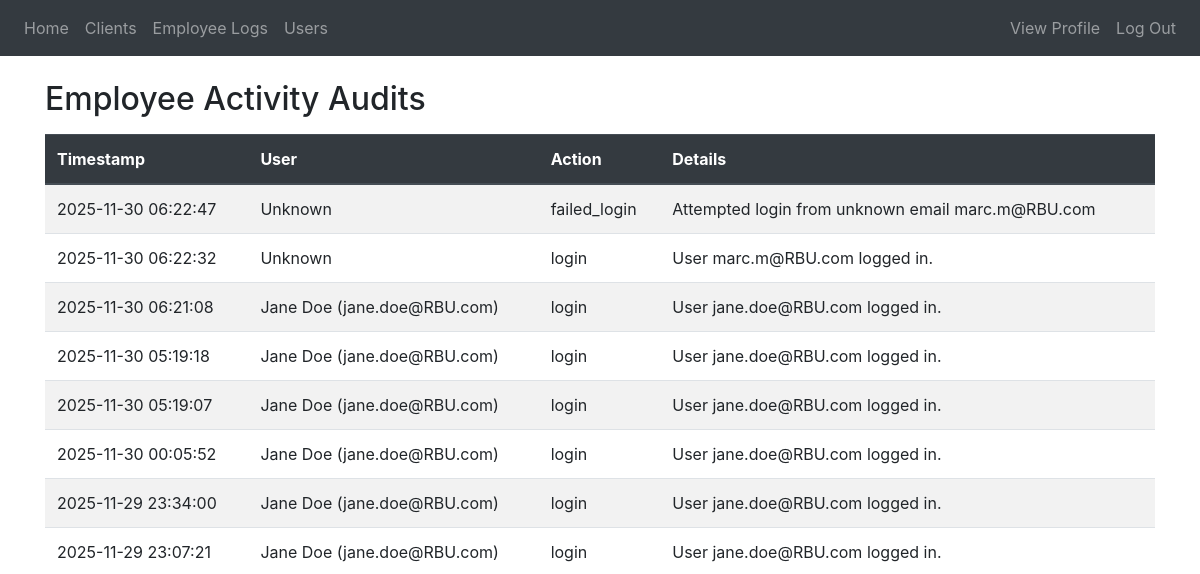
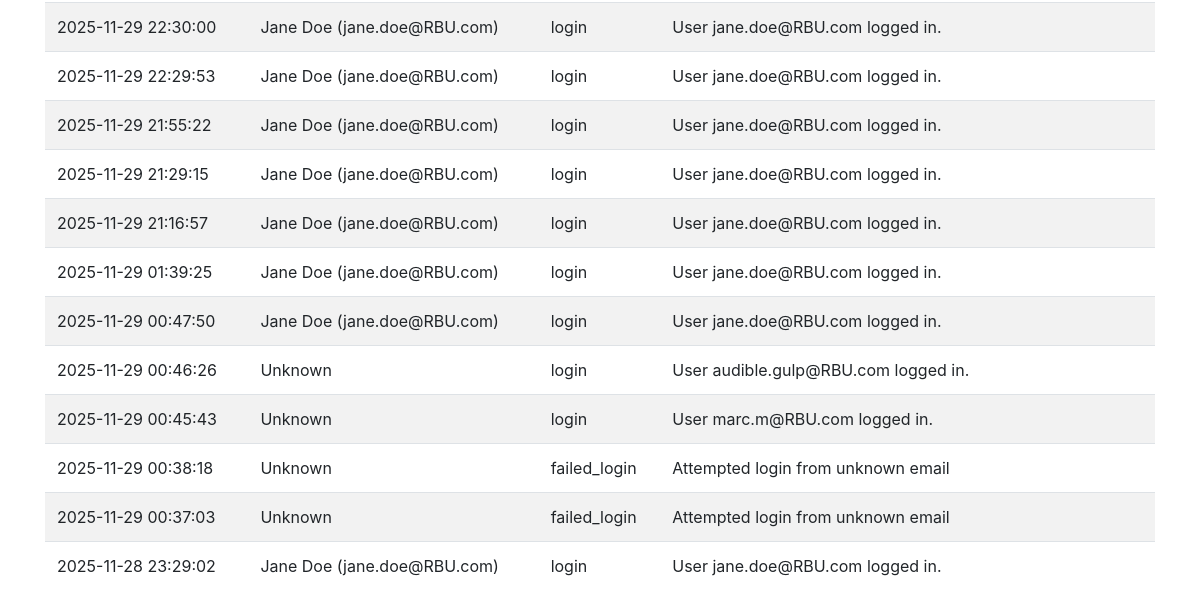
/logs (signed in), run on an earlier commit of the app's database (2 pictures, top to bottom).
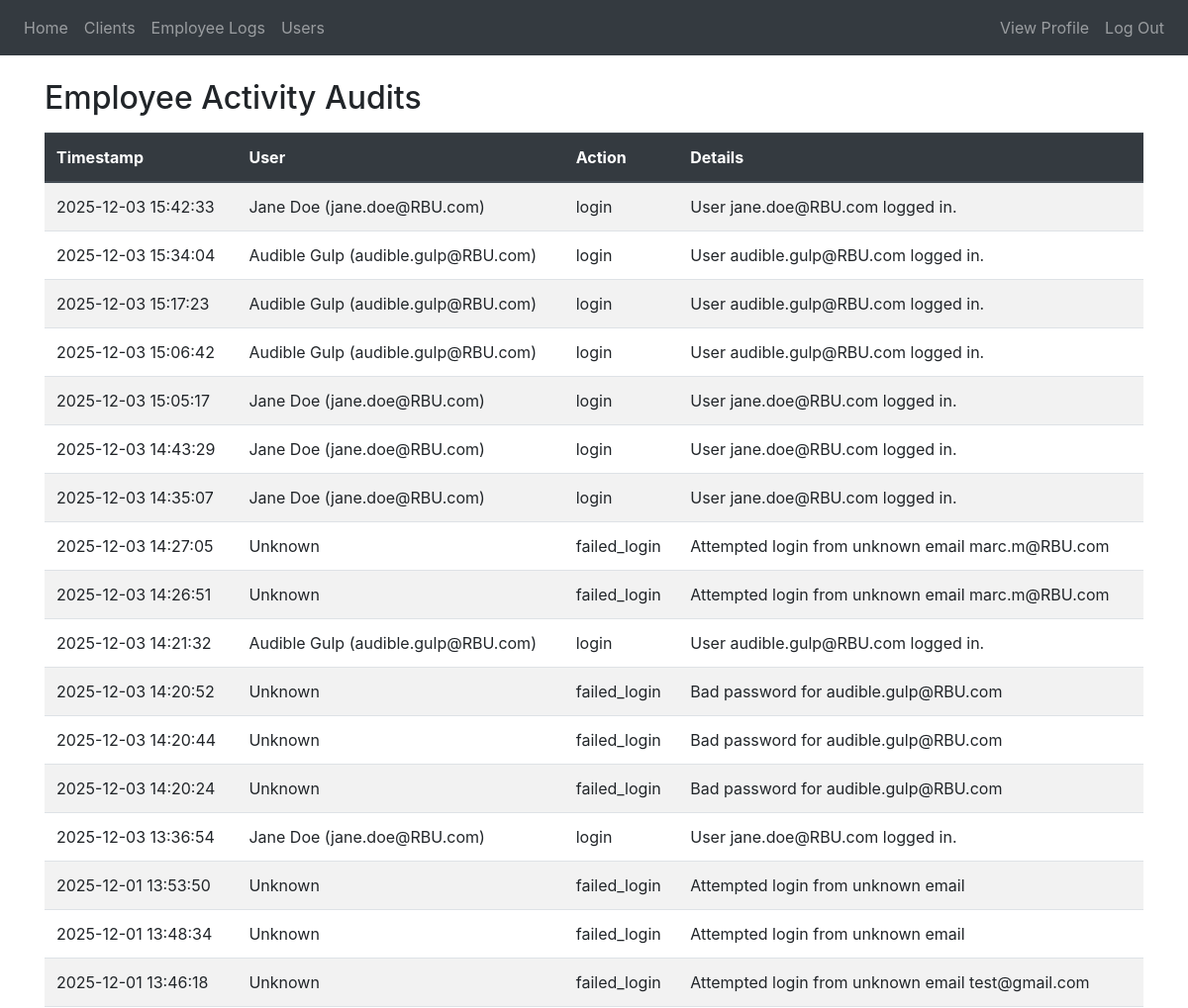
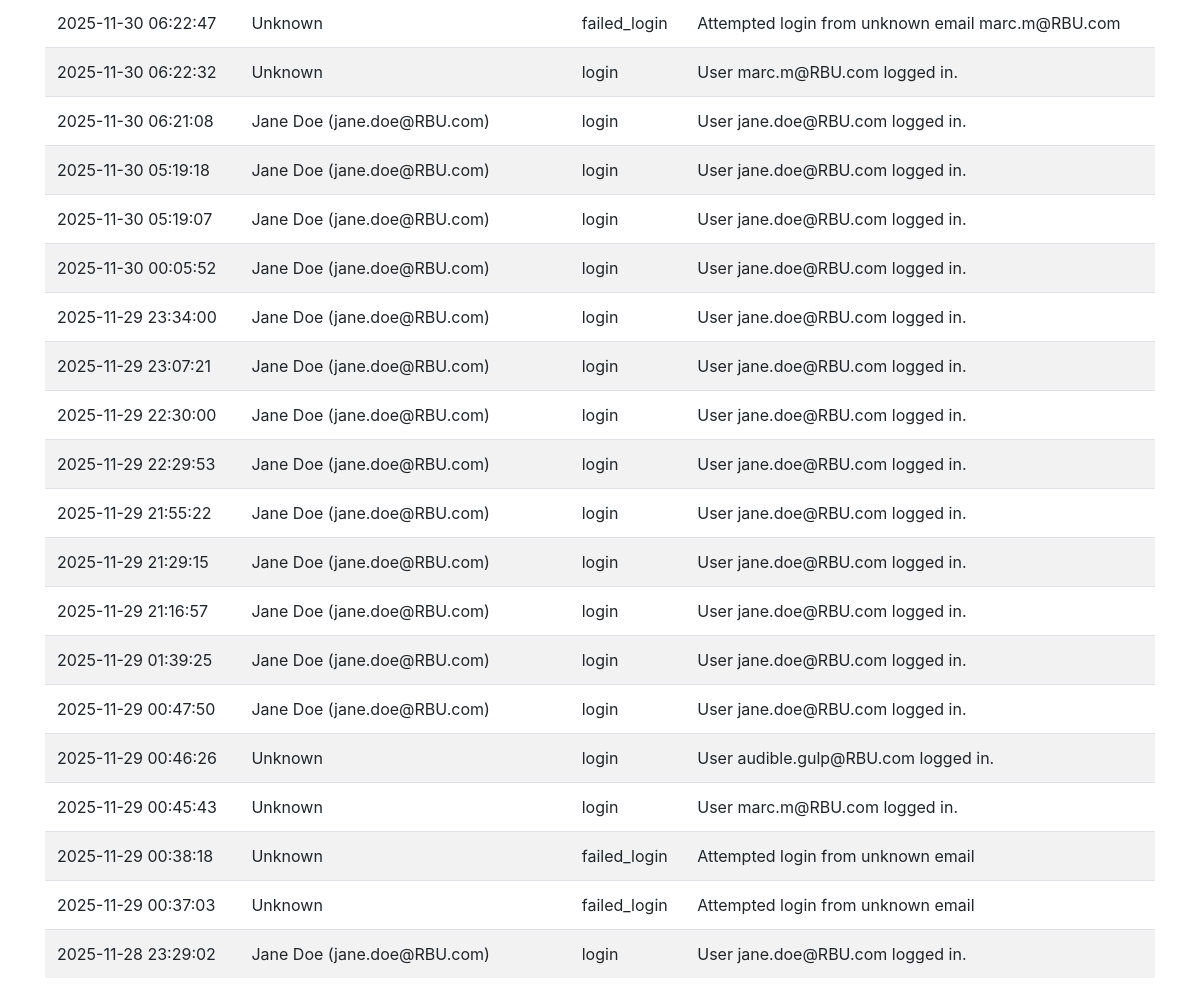
And on a later commit of the database (2 pictures, top to bottom).
### website/models.py (models this page shows)
class AuditLogging(db.Model):
    id = db.Column(db.Integer, primary_key=True)
    user_id = db.Column(db.Integer, db.ForeignKey('user.id'))   # specific user did what
    action = db.Column(db.String(100), nullable=False)          # tracks actions
    details = db.Column(db.Text)                                # additional info
    timestamp = db.Column(db.DateTime, default=datetime.utcnow) # when action happened
    user = db.relationship('User', backref='logs')

class User(db.Model, UserMixin): # roles: employee, admin, owner
    id = db.Column(db.Integer, primary_key=True)
    employee_id = db.Column(db.String(20), unique=True)
    email = db.Column(db.String(150), unique=True)
    password = db.Column(db.String(150), nullable=False)
    first_name = db.Column(db.String(150))
    last_name = db.Column(db.String(150))
    role = db.Column(db.String(20), nullable=False, default="employee")
    date_created = db.Column(db.DateTime, default=datetime.utcnow)

### website/views.py (the view)
@views.route('/logs')
@login_required
def logs():
    if current_user.role not in ['owner']:
        abort(403) # user authenticated but is not authorized to view page
    all_logs = AuditLogging.query.order_by(AuditLogging.timestamp.desc()).limit(200).all()
    return render_template("logs.html", logs=all_logs, user=current_user)

### website/templates/logs.html
{% extends "base.html" %}{% block title %}Audit Logs{% endblock %}
{% block content %}
<h2 class="mt-4">Employee Activity Audits</h2>
<table class="table table-striped table-hover mt-3">
  <thead class="thead-dark">
    <tr>
      <th>Timestamp</th>
      <th>User</th>
      <th>Action</th>
      <th>Details</th>
    </tr>
  </thead>
  <tbody>
    {% for log in logs %}
    <tr>
      <td>{{ log.timestamp.strftime("%Y-%m-%d %H:%M:%S") }}</td>
      <td>
        {% if log.user %}
          {{ log.user.first_name }} {{ log.user.last_name }} ({{ log.user.email }})
        {% else %}
          Unknown
        {% endif %}
      </td>
      <td>{{ log.action }}</td>
      <td>{{ log.details }}</td>
    </tr>
    {% endfor %}
  </tbody>
</table>
{% endblock %}

### website/templates/base.html (shortened to what this page needs)
<!DOCTYPE html>
<html>
  <head>
    <link
      rel="stylesheet"
      href="https://stackpath.bootstrapcdn.com/bootstrap/4.4.1/css/bootstrap.min.css"
    />
    <link
      rel="stylesheet"
      href="https://stackpath.bootstrapcdn.com/font-awesome/4.7.0/css/font-awesome.min.css"
    />
  </head>
  <body>
    <nav class="navbar navbar-expand-lg navbar-dark bg-dark">
      <div class="collapse navbar-collapse" id="navbar">
        <div class="navbar-nav">
          {% if user.is_authenticated %}
            <a class="nav-item nav-link" id="home" href="/">Home</a>
            <a class="nav-item nav-link" id="clients" href="/clients">Clients</a>
            {% if current_user.role in ['owner'] %}
              <a class="nav-item nav-link" href="/logs">Employee Logs</a>
            {% endif %}
            {% if current_user.role in ['owner','admin'] %}
              <a class="nav-item nav-link" href="/users">Users</a>
            {% endif %}
          {% else %}
            <a class="nav-item nav-link" id="login" href="/login">Login</a>
          {% endif %}
        </div>
        {% if user.is_authenticated %}
        <div class="navbar-nav ml-auto">
          <a class="nav-item nav-link" href="/profile">View Profile</a>
          <a class="nav-item nav-link" id="logout" href="/logout">Log Out</a>
        </div>
        {% endif %}
      </div>
    </nav>
    <div class="container">{% block content %}{% endblock %}</div>
  </body>
</html>

What changed in the data, as far as the page shows it:
added AuditLogging: timestamp "2025-12-03 15:42:33", user.first_name "Jane", user.last_name "Doe", user.email "jane.doe@RBU.com", action "login", details "User jane.doe@RBU.com logged in."
added AuditLogging: timestamp "2025-12-03 15:34:04", user.first_name "Audible", user.last_name "Gulp", user.email "audible.gulp@RBU.com", action "login", details "User audible.gulp@RBU.com logged in."
added AuditLogging: timestamp "2025-12-03 15:17:23", user.first_name "Audible", user.last_name "Gulp", user.email "audible.gulp@RBU.com", action "login", details "User audible.gulp@RBU.com logged in."
added AuditLogging: timestamp "2025-12-03 15:06:42", user.first_name "Audible", user.last_name "Gulp", user.email "audible.gulp@RBU.com", action "login", details "User audible.gulp@RBU.com logged in."
added AuditLogging: timestamp "2025-12-03 15:05:17", user.first_name "Jane", user.last_name "Doe", user.email "jane.doe@RBU.com", action "login", details "User jane.doe@RBU.com logged in."
added AuditLogging: timestamp "2025-12-03 14:43:29", user.first_name "Jane", user.last_name "Doe", user.email "jane.doe@RBU.com", action "login", details "User jane.doe@RBU.com logged in."
added AuditLogging: timestamp "2025-12-03 14:35:07", user.first_name "Jane", user.last_name "Doe", user.email "jane.doe@RBU.com", action "login", details "User jane.doe@RBU.com logged in."
added AuditLogging: timestamp "2025-12-03 14:27:05", shows "Unknown", action "failed_login", details "Attempted login from unknown email marc.m@RBU.com"
added AuditLogging: timestamp "2025-12-03 14:26:51", shows "Unknown", action "failed_login", details "Attempted login from unknown email marc.m@RBU.com"
added AuditLogging: timestamp "2025-12-03 14:21:32", user.first_name "Audible", user.last_name "Gulp", user.email "audible.gulp@RBU.com", action "login", details "User audible.gulp@RBU.com logged in."
added AuditLogging: timestamp "2025-12-03 14:20:52", shows "Unknown", action "failed_login", details "Bad password for audible.gulp@RBU.com"
added AuditLogging: timestamp "2025-12-03 14:20:44", shows "Unknown", action "failed_login", details "Bad password for audible.gulp@RBU.com"
added AuditLogging: timestamp "2025-12-03 14:20:24", shows "Unknown", action "failed_login", details "Bad password for audible.gulp@RBU.com"
added AuditLogging: timestamp "2025-12-03 13:36:54", user.first_name "Jane", user.last_name "Doe", user.email "jane.doe@RBU.com", action "login", details "User jane.doe@RBU.com logged in."
added AuditLogging: timestamp "2025-12-01 13:53:50", shows "Unknown", action "failed_login", details "Attempted login from unknown email"
added AuditLogging: timestamp "2025-12-01 13:48:34", shows "Unknown", action "failed_login", details "Attempted login from unknown email"
added AuditLogging: timestamp "2025-12-01 13:46:18", shows "Unknown", action "failed_login", details "Attempted login from unknown email test@gmail.com"
